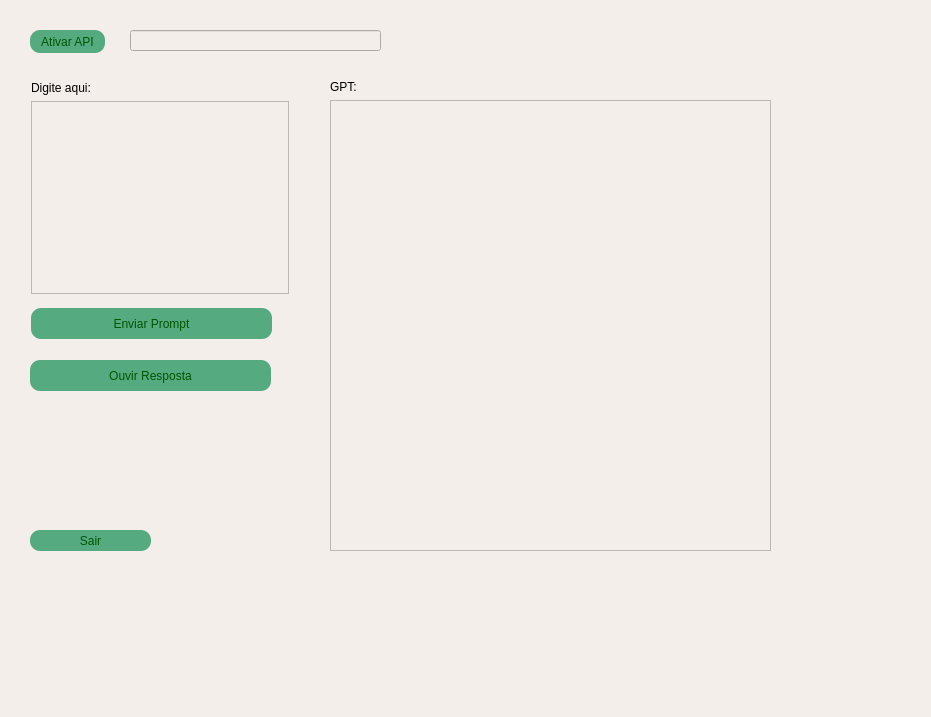
<?xml version="1.0" encoding="UTF-8"?>
<ui version="4.0">
 <class>GPTListen</class>
 <widget class="QMainWindow" name="GPTListen">
  <property name="geometry">
   <rect>
    <x>0</x>
    <y>0</y>
    <width>931</width>
    <height>717</height>
   </rect>
  </property>
  <property name="windowTitle">
   <string>MainWindow</string>
  </property>
  <property name="styleSheet">
   <string notr="true">background: rgb(243, 238, 234)</string>
  </property>
  <widget class="QWidget" name="centralwidget">
   <widget class="QPushButton" name="btn_api_gpt">
    <property name="geometry">
     <rect>
      <x>30</x>
      <y>30</y>
      <width>75</width>
      <height>23</height>
     </rect>
    </property>
    <property name="sizePolicy">
     <sizepolicy hsizetype="Expanding" vsizetype="MinimumExpanding">
      <horstretch>0</horstretch>
      <verstretch>0</verstretch>
     </sizepolicy>
    </property>
    <property name="styleSheet">
     <string notr="true">QPushButton{

	
	background-color: rgb(85, 170, 127);
	
	color: rgb(0, 85, 0);

border-radius:10px
}

QPushButton:hover{
	color: rgb(0, 0, 0);
	background-color: rgb(85, 170, 0);

	
	
}</string>
    </property>
    <property name="text">
     <string>Ativar API</string>
    </property>
   </widget>
   <widget class="QLineEdit" name="api_gpt">
    <property name="geometry">
     <rect>
      <x>130</x>
      <y>30</y>
      <width>251</width>
      <height>21</height>
     </rect>
    </property>
   </widget>
   <widget class="QPushButton" name="btn_sair">
    <property name="geometry">
     <rect>
      <x>30</x>
      <y>530</y>
      <width>121</width>
      <height>21</height>
     </rect>
    </property>
    <property name="sizePolicy">
     <sizepolicy hsizetype="Expanding" vsizetype="Expanding">
      <horstretch>0</horstretch>
      <verstretch>0</verstretch>
     </sizepolicy>
    </property>
    <property name="styleSheet">
     <string notr="true">QPushButton{

	
	background-color: rgb(85, 170, 127);
	
	color: rgb(0, 85, 0);

border-radius:10px
}

QPushButton:hover{
	color: rgb(0, 0, 0);
	background-color: rgb(85, 170, 0);

	
	
}</string>
    </property>
    <property name="text">
     <string>Sair</string>
    </property>
   </widget>
   <widget class="QWidget" name="layoutWidget">
    <property name="geometry">
     <rect>
      <x>330</x>
      <y>80</y>
      <width>441</width>
      <height>471</height>
     </rect>
    </property>
    <layout class="QVBoxLayout" name="verticalLayout_2">
     <item>
      <widget class="QLabel" name="label_2">
       <property name="text">
        <string>GPT:</string>
       </property>
      </widget>
     </item>
     <item>
      <widget class="QTextBrowser" name="gpt_texto"/>
     </item>
    </layout>
   </widget>
   <widget class="QPushButton" name="btn_ouvir_resposta">
    <property name="geometry">
     <rect>
      <x>30</x>
      <y>360</y>
      <width>241</width>
      <height>31</height>
     </rect>
    </property>
    <property name="sizePolicy">
     <sizepolicy hsizetype="Expanding" vsizetype="Expanding">
      <horstretch>0</horstretch>
      <verstretch>0</verstretch>
     </sizepolicy>
    </property>
    <property name="styleSheet">
     <string notr="true">QPushButton{

	
	background-color: rgb(85, 170, 127);
	
	color: rgb(0, 85, 0);

border-radius:10px
}

QPushButton:hover{
	color: rgb(0, 0, 0);
	background-color: rgb(85, 170, 0);

	
	
}</string>
    </property>
    <property name="text">
     <string>Ouvir Resposta</string>
    </property>
   </widget>
   <widget class="QPushButton" name="btn_enviar_prompt">
    <property name="geometry">
     <rect>
      <x>31</x>
      <y>308</y>
      <width>241</width>
      <height>31</height>
     </rect>
    </property>
    <property name="sizePolicy">
     <sizepolicy hsizetype="Expanding" vsizetype="Expanding">
      <horstretch>0</horstretch>
      <verstretch>0</verstretch>
     </sizepolicy>
    </property>
    <property name="styleSheet">
     <string notr="true">QPushButton{

	
	background-color: rgb(85, 170, 127);
	
	color: rgb(0, 85, 0);

border-radius:10px
}

QPushButton:hover{
	color: rgb(0, 0, 0);
	background-color: rgb(85, 170, 0);

	
	
}</string>
    </property>
    <property name="text">
     <string>Enviar Prompt</string>
    </property>
   </widget>
   <widget class="QWidget" name="">
    <property name="geometry">
     <rect>
      <x>31</x>
      <y>81</y>
      <width>258</width>
      <height>213</height>
     </rect>
    </property>
    <layout class="QVBoxLayout" name="verticalLayout">
     <item>
      <widget class="QLabel" name="label">
       <property name="styleSheet">
        <string notr="true">QPushButton{

	
	background-color: rgb(85, 170, 127);
	
	color: rgb(0, 85, 0);

border-radius:10px
}

QPushButton:hover{
	color: rgb(0, 0, 0);
	background-color: rgb(85, 170, 0);

	
	
}</string>
       </property>
       <property name="text">
        <string>Digite aqui: </string>
       </property>
      </widget>
     </item>
     <item>
      <widget class="QTextEdit" name="texto_prompt"/>
     </item>
    </layout>
   </widget>
  </widget>
  <widget class="QStatusBar" name="statusbar"/>
 </widget>
 <resources/>
 <connections>
  <connection>
   <sender>btn_sair</sender>
   <signal>clicked()</signal>
   <receiver>GPTListen</receiver>
   <slot>close()</slot>
   <hints>
    <hint type="sourcelabel">
     <x>90</x>
     <y>561</y>
    </hint>
    <hint type="destinationlabel">
     <x>399</x>
     <y>299</y>
    </hint>
   </hints>
  </connection>
 </connections>
</ui>
